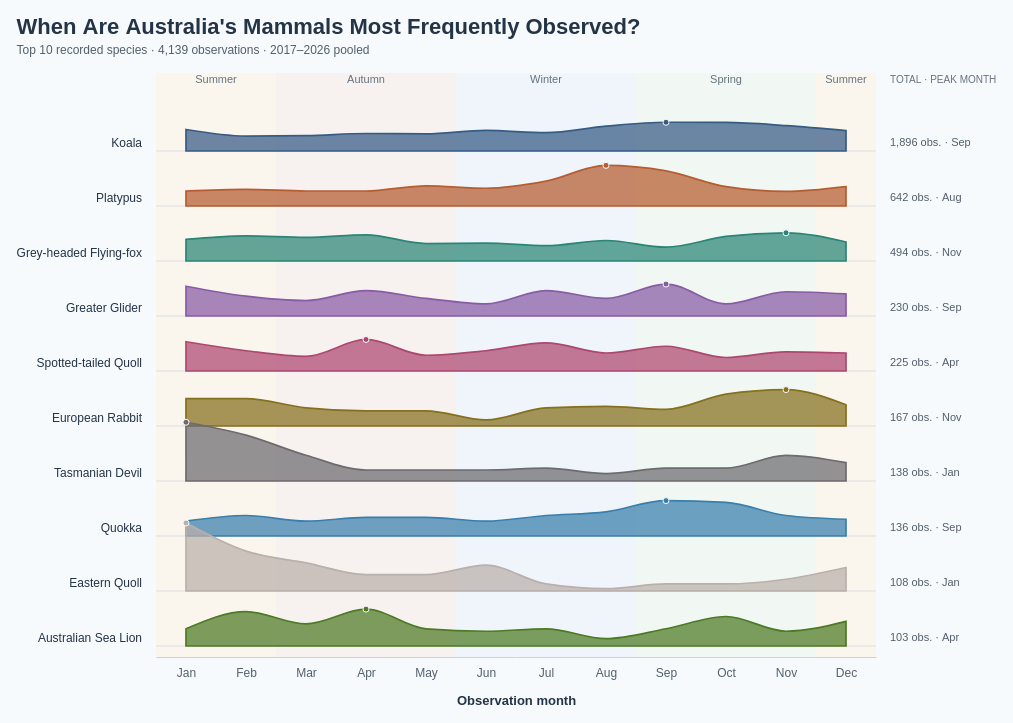

Vega-Lite specification stored for this chart:
### Vega specification from a JSON file in a GitHub repository (floating-point values rounded to 4 significant figures)
{"$schema": "https://vega.github.io/schema/vega/v5.json", "description": "Monthly observation ridgelines for the ten most recorded mammal species in Dataset/observations-794195.csv (top ten selected within the selected observation years). Observation dates from 2017–2026 are pooled, including partial 2026. Subspecies are combined using the first two scientific-name components, matching Lollipop.vg.json. Includes records without coordinates. All 12 months are filled for each species. Heights show monthly counts divided by that species total, on one shared percentage scale. Monotone curves connect monthly values; no kernel density estimation is applied. Rows follow species rank within the selected years. Southern hemisphere meteorological seasons are shown. Hover monthly cells for exact counts and shares; click a cell or species label to toggle highlighting. Counts measure recording activity, not animal abundance or nationwide sampling. Species colours match the ten-species palette in BumpChart.vg.json; counts and rankings use the selected observation years. Uses the 10 most recent available observation years (2017–2026), including partial 2026.", "width": 720, "height": 580, "padding": 16, "background": "#f7fafc", "title": {"text": "When Are Australia's Mammals Most Frequently Observed?", "subtitle": ["Top 10 recorded species · 4,139 observations · 2017–2026 pooled"], "anchor": "start", "font": "Arial", "fontSize": 22, "color": "#243447", "subtitleFont": "Arial", "subtitleFontSize": 12, "subtitleColor": "#52606d", "offset": 16, "subtitlePadding": 6, "subtitleLineHeight": 16}, "signals": [{"name": "hoveredSpecies", "value": null, "on": [{"events": "@monthTargets:mouseover, @speciesLabels:mouseover", "update": "datum.species"}, {"events": "@monthTargets:mouseout, @speciesLabels:mouseout", "update": "null"}]}, {"name": "selectedSpecies", "value": null, "on": [{"events": "@monthTargets:click, @speciesLabels:click", "update": "selectedSpecies == datum.species ? null : datum.species"}]}, {"name": "activeSpecies", "update": "hoveredSpecies != null ? hoveredSpecies : selectedSpecies"}], "data": [{"name": "monthly", "values": [{"species": "Koala", "scientific_name": "Phascolarctos cinereus", "order": 0, "month": 1, "monthName": "January", "count": 161, "total": 1896, "share": 0.08492, "isPeak": false}, {"species": "Koala", "scientific_name": "Phascolarctos cinereus", "order": 0, "month": 2, "monthName": "February", "count": 112, "total": 1896, "share": 0.05907, "isPeak": false}, {"species": "Koala", "scientific_name": "Phascolarctos cinereus", "order": 0, "month": 3, "monthName": "March", "count": 115, "total": 1896, "share": 0.06065, "isPeak": false}, {"species": "Koala", "scientific_name": "Phascolarctos cinereus", "order": 0, "month": 4, "monthName": "April", "count": 131, "total": 1896, "share": 0.06909, "isPeak": false}, {"species": "Koala", "scientific_name": "Phascolarctos cinereus", "order": 0, "month": 5, "monthName": "May", "count": 128, "total": 1896, "share": 0.06751, "isPeak": false}, {"species": "Koala", "scientific_name": "Phascolarctos cinereus", "order": 0, "month": 6, "monthName": "June", "count": 154, "total": 1896, "share": 0.08122, "isPeak": false}, {"species": "Koala", "scientific_name": "Phascolarctos cinereus", "order": 0, "month": 7, "monthName": "July", "count": 137, "total": 1896, "share": 0.07226, "isPeak": false}, {"species": "Koala", "scientific_name": "Phascolarctos cinereus", "order": 0, "month": 8, "monthName": "August", "count": 186, "total": 1896, "share": 0.0981, "isPeak": false}, {"species": "Koala", "scientific_name": "Phascolarctos cinereus", "order": 0, "month": 9, "monthName": "September", "count": 215, "total": 1896, "share": 0.1134, "isPeak": true}, {"species": "Koala", "scientific_name": "Phascolarctos cinereus", "order": 0, "month": 10, "monthName": "October", "count": 214, "total": 1896, "share": 0.1129, "isPeak": false}, {"species": "Koala", "scientific_name": "Phascolarctos cinereus", "order": 0, "month": 11, "monthName": "November", "count": 190, "total": 1896, "share": 0.1002, "isPeak": false}, {"species": "Koala", "scientific_name": "Phascolarctos cinereus", "order": 0, "month": 12, "monthName": "December", "count": 153, "total": 1896, "share": 0.0807, "isPeak": false}, {"species": "Platypus", "scientific_name": "Ornithorhynchus anatinus", "order": 1, "month": 1, "monthName": "January", "count": 38, "total": 642, "share": 0.05919, "isPeak": false}, {"species": "Platypus", "scientific_name": "Ornithorhynchus anatinus", "order": 1, "month": 2, "monthName": "February", "count": 42, "total": 642, "share": 0.06542, "isPeak": false}, {"species": "Platypus", "scientific_name": "Ornithorhynchus anatinus", "order": 1, "month": 3, "monthName": "March", "count": 38, "total": 642, "share": 0.05919, "isPeak": false}, {"species": "Platypus", "scientific_name": "Ornithorhynchus anatinus", "order": 1, "month": 4, "monthName": "April", "count": 38, "total": 642, "share": 0.05919, "isPeak": false}, {"species": "Platypus", "scientific_name": "Ornithorhynchus anatinus", "order": 1, "month": 5, "monthName": "May", "count": 51, "total": 642, "share": 0.07944, "isPeak": false}, {"species": "Platypus", "scientific_name": "Ornithorhynchus anatinus", "order": 1, "month": 6, "monthName": "June", "count": 45, "total": 642, "share": 0.07009, "isPeak": false}, {"species": "Platypus", "scientific_name": "Ornithorhynchus anatinus", "order": 1, "month": 7, "monthName": "July", "count": 63, "total": 642, "share": 0.09813, "isPeak": false}, {"species": "Platypus", "scientific_name": "Ornithorhynchus anatinus", "order": 1, "month": 8, "monthName": "August", "count": 103, "total": 642, "share": 0.1604, "isPeak": true}, {"species": "Platypus", "scientific_name": "Ornithorhynchus anatinus", "order": 1, "month": 9, "monthName": "September", "count": 89, "total": 642, "share": 0.1386, "isPeak": false}, {"species": "Platypus", "scientific_name": "Ornithorhynchus anatinus", "order": 1, "month": 10, "monthName": "October", "count": 49, "total": 642, "share": 0.07632, "isPeak": false}, {"species": "Platypus", "scientific_name": "Ornithorhynchus anatinus", "order": 1, "month": 11, "monthName": "November", "count": 37, "total": 642, "share": 0.05763, "isPeak": false}, {"species": "Platypus", "scientific_name": "Ornithorhynchus anatinus", "order": 1, "month": 12, "monthName": "December", "count": 49, "total": 642, "share": 0.07632, "isPeak": false}, {"species": "Grey-headed Flying-fox", "scientific_name": "Pteropus poliocephalus", "order": 2, "month": 1, "monthName": "January", "count": 42, "total": 494, "share": 0.08502, "isPeak": false}, {"species": "Grey-headed Flying-fox", "scientific_name": "Pteropus poliocephalus", "order": 2, "month": 2, "monthName": "February", "count": 49, "total": 494, "share": 0.09919, "isPeak": false}, {"species": "Grey-headed Flying-fox", "scientific_name": "Pteropus poliocephalus", "order": 2, "month": 3, "monthName": "March", "count": 46, "total": 494, "share": 0.09312, "isPeak": false}, {"species": "Grey-headed Flying-fox", "scientific_name": "Pteropus poliocephalus", "order": 2, "month": 4, "monthName": "April", "count": 51, "total": 494, "share": 0.1032, "isPeak": false}, {"species": "Grey-headed Flying-fox", "scientific_name": "Pteropus poliocephalus", "order": 2, "month": 5, "monthName": "May", "count": 34, "total": 494, "share": 0.06883, "isPeak": false}, {"species": "Grey-headed Flying-fox", "scientific_name": "Pteropus poliocephalus", "order": 2, "month": 6, "monthName": "June", "count": 35, "total": 494, "share": 0.07085, "isPeak": false}, {"species": "Grey-headed Flying-fox", "scientific_name": "Pteropus poliocephalus", "order": 2, "month": 7, "monthName": "July", "count": 30, "total": 494, "share": 0.06073, "isPeak": false}, {"species": "Grey-headed Flying-fox", "scientific_name": "Pteropus poliocephalus", "order": 2, "month": 8, "monthName": "August", "count": 40, "total": 494, "share": 0.08097, "isPeak": false}, {"species": "Grey-headed Flying-fox", "scientific_name": "Pteropus poliocephalus", "order": 2, "month": 9, "monthName": "September", "count": 27, "total": 494, "share": 0.05466, "isPeak": false}, {"species": "Grey-headed Flying-fox", "scientific_name": "Pteropus poliocephalus", "order": 2, "month": 10, "monthName": "October", "count": 48, "total": 494, "share": 0.09717, "isPeak": false}, {"species": "Grey-headed Flying-fox", "scientific_name": "Pteropus poliocephalus", "order": 2, "month": 11, "monthName": "November", "count": 55, "total": 494, "share": 0.1113, "isPeak": true}, {"species": "Grey-headed Flying-fox", "scientific_name": "Pteropus poliocephalus", "order": 2, "month": 12, "monthName": "December", "count": 37, "total": 494, "share": 0.0749, "isPeak": false}, {"species": "Greater Glider", "scientific_name": "Petauroides volans", "order": 3, "month": 1, "monthName": "January", "count": 27, "total": 230, "share": 0.1174, "isPeak": false}, {"species": "Greater Glider", "scientific_name": "Petauroides volans", "order": 3, "month": 2, "monthName": "February", "count": 18, "total": 230, "share": 0.07826, "isPeak": false}, {"species": "Greater Glider", "scientific_name": "Petauroides volans", "order": 3, "month": 3, "monthName": "March", "count": 14, "total": 230, "share": 0.06087, "isPeak": false}, {"species": "Greater Glider", "scientific_name": "Petauroides volans", "order": 3, "month": 4, "monthName": "April", "count": 23, "total": 230, "share": 0.1, "isPeak": false}, {"species": "Greater Glider", "scientific_name": "Petauroides volans", "order": 3, "month": 5, "monthName": "May", "count": 16, "total": 230, "share": 0.06957, "isPeak": false}, {"species": "Greater Glider", "scientific_name": "Petauroides volans", "order": 3, "month": 6, "monthName": "June", "count": 11, "total": 230, "share": 0.04783, "isPeak": false}, {"species": "Greater Glider", "scientific_name": "Petauroides volans", "order": 3, "month": 7, "monthName": "July", "count": 23, "total": 230, "share": 0.1, "isPeak": false}, {"species": "Greater Glider", "scientific_name": "Petauroides volans", "order": 3, "month": 8, "monthName": "August", "count": 16, "total": 230, "share": 0.06957, "isPeak": false}, {"species": "Greater Glider", "scientific_name": "Petauroides volans", "order": 3, "month": 9, "monthName": "September", "count": 29, "total": 230, "share": 0.1261, "isPeak": true}, {"species": "Greater Glider", "scientific_name": "Petauroides volans", "order": 3, "month": 10, "monthName": "October", "count": 11, "total": 230, "share": 0.04783, "isPeak": false}, {"species": "Greater Glider", "scientific_name": "Petauroides volans", "order": 3, "month": 11, "monthName": "November", "count": 22, "total": 230, "share": 0.09565, "isPeak": false}, {"species": "Greater Glider", "scientific_name": "Petauroides volans", "order": 3, "month": 12, "monthName": "December", "count": 20, "total": 230, "share": 0.08696, "isPeak": false}, {"species": "Spotted-tailed Quoll", "scientific_name": "Dasyurus maculatus", "order": 4, "month": 1, "monthName": "January", "count": 26, "total": 225, "share": 0.1156, "isPeak": false}, {"species": "Spotted-tailed Quoll", "scientific_name": "Dasyurus maculatus", "order": 4, "month": 2, "monthName": "February", "count": 18, "total": 225, "share": 0.08, "isPeak": false}, {"species": "Spotted-tailed Quoll", "scientific_name": "Dasyurus maculatus", "order": 4, "month": 3, "monthName": "March", "count": 13, "total": 225, "share": 0.05778, "isPeak": false}, {"species": "Spotted-tailed Quoll", "scientific_name": "Dasyurus maculatus", "order": 4, "month": 4, "monthName": "April", "count": 28, "total": 225, "share": 0.1244, "isPeak": true}, {"species": "Spotted-tailed Quoll", "scientific_name": "Dasyurus maculatus", "order": 4, "month": 5, "monthName": "May", "count": 14, "total": 225, "share": 0.06222, "isPeak": false}, {"species": "Spotted-tailed Quoll", "scientific_name": "Dasyurus maculatus", "order": 4, "month": 6, "monthName": "June", "count": 18, "total": 225, "share": 0.08, "isPeak": false}, {"species": "Spotted-tailed Quoll", "scientific_name": "Dasyurus maculatus", "order": 4, "month": 7, "monthName": "July", "count": 25, "total": 225, "share": 0.1111, "isPeak": false}, {"species": "Spotted-tailed Quoll", "scientific_name": "Dasyurus maculatus", "order": 4, "month": 8, "monthName": "August", "count": 16, "total": 225, "share": 0.07111, "isPeak": false}, {"species": "Spotted-tailed Quoll", "scientific_name": "Dasyurus maculatus", "order": 4, "month": 9, "monthName": "September", "count": 22, "total": 225, "share": 0.09778, "isPeak": false}, {"species": "Spotted-tailed Quoll", "scientific_name": "Dasyurus maculatus", "order": 4, "month": 10, "monthName": "October", "count": 12, "total": 225, "share": 0.05333, "isPeak": false}, {"species": "Spotted-tailed Quoll", "scientific_name": "Dasyurus maculatus", "order": 4, "month": 11, "monthName": "November", "count": 17, "total": 225, "share": 0.07556, "isPeak": false}, {"species": "Spotted-tailed Quoll", "scientific_name": "Dasyurus maculatus", "order": 4, "month": 12, "monthName": "December", "count": 16, "total": 225, "share": 0.07111, "isPeak": false}, {"species": "European Rabbit", "scientific_name": "Oryctolagus cuniculus", "order": 5, "month": 1, "monthName": "January", "count": 18, "total": 167, "share": 0.1078, "isPeak": false}, {"species": "European Rabbit", "scientific_name": "Oryctolagus cuniculus", "order": 5, "month": 2, "monthName": "February", "count": 18, "total": 167, "share": 0.1078, "isPeak": false}, {"species": "European Rabbit", "scientific_name": "Oryctolagus cuniculus", "order": 5, "month": 3, "monthName": "March", "count": 12, "total": 167, "share": 0.07186, "isPeak": false}, {"species": "European Rabbit", "scientific_name": "Oryctolagus cuniculus", "order": 5, "month": 4, "monthName": "April", "count": 10, "total": 167, "share": 0.05988, "isPeak": false}, {"species": "European Rabbit", "scientific_name": "Oryctolagus cuniculus", "order": 5, "month": 5, "monthName": "May", "count": 10, "total": 167, "share": 0.05988, "isPeak": false}, {"species": "European Rabbit", "scientific_name": "Oryctolagus cuniculus", "order": 5, "month": 6, "monthName": "June", "count": 4, "total": 167, "share": 0.02395, "isPeak": false}, {"species": "European Rabbit", "scientific_name": "Oryctolagus cuniculus", "order": 5, "month": 7, "monthName": "July", "count": 12, "total": 167, "share": 0.07186, "isPeak": false}, {"species": "European Rabbit", "scientific_name": "Oryctolagus cuniculus", "order": 5, "month": 8, "monthName": "August", "count": 13, "total": 167, "share": 0.07784, "isPeak": false}, {"species": "European Rabbit", "scientific_name": "Oryctolagus cuniculus", "order": 5, "month": 9, "monthName": "September", "count": 11, "total": 167, "share": 0.06587, "isPeak": false}, {"species": "European Rabbit", "scientific_name": "Oryctolagus cuniculus", "order": 5, "month": 10, "monthName": "October", "count": 21, "total": 167, "share": 0.1257, "isPeak": false}, {"species": "European Rabbit", "scientific_name": "Oryctolagus cuniculus", "order": 5, "month": 11, "monthName": "November", "count": 24, "total": 167, "share": 0.1437, "isPeak": true}, {"species": "European Rabbit", "scientific_name": "Oryctolagus cuniculus", "order": 5, "month": 12, "monthName": "December", "count": 14, "total": 167, "share": 0.08383, "isPeak": false}, {"species": "Tasmanian Devil", "scientific_name": "Sarcophilus harrisii", "order": 6, "month": 1, "monthName": "January", "count": 32, "total": 138, "share": 0.2319, "isPeak": true}, {"species": "Tasmanian Devil", "scientific_name": "Sarcophilus harrisii", "order": 6, "month": 2, "monthName": "February", "count": 25, "total": 138, "share": 0.1812, "isPeak": false}, {"species": "Tasmanian Devil", "scientific_name": "Sarcophilus harrisii", "order": 6, "month": 3, "monthName": "March", "count": 14, "total": 138, "share": 0.1014, "isPeak": false}, {"species": "Tasmanian Devil", "scientific_name": "Sarcophilus harrisii", "order": 6, "month": 4, "monthName": "April", "count": 6, "total": 138, "share": 0.04348, "isPeak": false}, {"species": "Tasmanian Devil", "scientific_name": "Sarcophilus harrisii", "order": 6, "month": 5, "monthName": "May", "count": 6, "total": 138, "share": 0.04348, "isPeak": false}, {"species": "Tasmanian Devil", "scientific_name": "Sarcophilus harrisii", "order": 6, "month": 6, "monthName": "June", "count": 6, "total": 138, "share": 0.04348, "isPeak": false}, {"species": "Tasmanian Devil", "scientific_name": "Sarcophilus harrisii", "order": 6, "month": 7, "monthName": "July", "count": 7, "total": 138, "share": 0.05072, "isPeak": false}, {"species": "Tasmanian Devil", "scientific_name": "Sarcophilus harrisii", "order": 6, "month": 8, "monthName": "August", "count": 4, "total": 138, "share": 0.02899, "isPeak": false}, {"species": "Tasmanian Devil", "scientific_name": "Sarcophilus harrisii", "order": 6, "month": 9, "monthName": "September", "count": 7, "total": 138, "share": 0.05072, "isPeak": false}, {"species": "Tasmanian Devil", "scientific_name": "Sarcophilus harrisii", "order": 6, "month": 10, "monthName": "October", "count": 7, "total": 138, "share": 0.05072, "isPeak": false}, {"species": "Tasmanian Devil", "scientific_name": "Sarcophilus harrisii", "order": 6, "month": 11, "monthName": "November", "count": 14, "total": 138, "share": 0.1014, "isPeak": false}, {"species": "Tasmanian Devil", "scientific_name": "Sarcophilus harrisii", "order": 6, "month": 12, "monthName": "December", "count": 10, "total": 138, "share": 0.07246, "isPeak": false}, {"species": "Quokka", "scientific_name": "Setonix brachyurus", "order": 7, "month": 1, "monthName": "January", "count": 8, "total": 136, "share": 0.05882, "isPeak": false}, {"species": "Quokka", "scientific_name": "Setonix brachyurus", "order": 7, "month": 2, "monthName": "February", "count": 11, "total": 136, "share": 0.08088, "isPeak": false}, {"species": "Quokka", "scientific_name": "Setonix brachyurus", "order": 7, "month": 3, "monthName": "March", "count": 8, "total": 136, "share": 0.05882, "isPeak": false}, {"species": "Quokka", "scientific_name": "Setonix brachyurus", "order": 7, "month": 4, "monthName": "April", "count": 10, "total": 136, "share": 0.07353, "isPeak": false}, {"species": "Quokka", "scientific_name": "Setonix brachyurus", "order": 7, "month": 5, "monthName": "May", "count": 10, "total": 136, "share": 0.07353, "isPeak": false}, {"species": "Quokka", "scientific_name": "Setonix brachyurus", "order": 7, "month": 6, "monthName": "June", "count": 8, "total": 136, "share": 0.05882, "isPeak": false}, {"species": "Quokka", "scientific_name": "Setonix brachyurus", "order": 7, "month": 7, "monthName": "July", "count": 11, "total": 136, "share": 0.08088, "isPeak": false}, {"species": "Quokka", "scientific_name": "Setonix brachyurus", "order": 7, "month": 8, "monthName": "August", "count": 13, "total": 136, "share": 0.09559, "isPeak": false}, {"species": "Quokka", "scientific_name": "Setonix brachyurus", "order": 7, "month": 9, "monthName": "September", "count": 19, "total": 136, "share": 0.1397, "isPeak": true}, {"species": "Quokka", "scientific_name": "Setonix brachyurus", "order": 7, "month": 10, "monthName": "October", "count": 18, "total": 136, "share": 0.1324, "isPeak": false}, {"species": "Quokka", "scientific_name": "Setonix brachyurus", "order": 7, "month": 11, "monthName": "November", "count": 11, "total": 136, "share": 0.08088, "isPeak": false}, {"species": "Quokka", "scientific_name": "Setonix brachyurus", "order": 7, "month": 12, "monthName": "December", "count": 9, "total": 136, "share": 0.06618, "isPeak": false}, {"species": "Eastern Quoll", "scientific_name": "Dasyurus viverrinus", "order": 8, "month": 1, "monthName": "January", "count": 29, "total": 108, "share": 0.2685, "isPeak": true}, {"species": "Eastern Quoll", "scientific_name": "Dasyurus viverrinus", "order": 8, "month": 2, "monthName": "February", "count": 17, "total": 108, "share": 0.1574, "isPeak": false}, {"species": "Eastern Quoll", "scientific_name": "Dasyurus viverrinus", "order": 8, "month": 3, "monthName": "March", "count": 12, "total": 108, "share": 0.1111, "isPeak": false}, {"species": "Eastern Quoll", "scientific_name": "Dasyurus viverrinus", "order": 8, "month": 4, "monthName": "April", "count": 7, "total": 108, "share": 0.06481, "isPeak": false}, {"species": "Eastern Quoll", "scientific_name": "Dasyurus viverrinus", "order": 8, "month": 5, "monthName": "May", "count": 7, "total": 108, "share": 0.06481, "isPeak": false}, {"species": "Eastern Quoll", "scientific_name": "Dasyurus viverrinus", "order": 8, "month": 6, "monthName": "June", "count": 11, "total": 108, "share": 0.1019, "isPeak": false}, {"species": "Eastern Quoll", "scientific_name": "Dasyurus viverrinus", "order": 8, "month": 7, "monthName": "July", "count": 3, "total": 108, "share": 0.02778, "isPeak": false}, {"species": "Eastern Quoll", "scientific_name": "Dasyurus viverrinus", "order": 8, "month": 8, "monthName": "August", "count": 1, "total": 108, "share": 0.009259, "isPeak": false}, {"species": "Eastern Quoll", "scientific_name": "Dasyurus viverrinus", "order": 8, "month": 9, "monthName": "September", "count": 3, "total": 108, "share": 0.02778, "isPeak": false}, {"species": "Eastern Quoll", "scientific_name": "Dasyurus viverrinus", "order": 8, "month": 10, "monthName": "October", "count": 3, "total": 108, "share": 0.02778, "isPeak": false}, {"species": "Eastern Quoll", "scientific_name": "Dasyurus viverrinus", "order": 8, "month": 11, "monthName": "November", "count": 5, "total": 108, "share": 0.0463, "isPeak": false}, {"species": "Eastern Quoll", "scientific_name": "Dasyurus viverrinus", "order": 8, "month": 12, "monthName": "December", "count": 10, "total": 108, "share": 0.09259, "isPeak": false}, {"species": "Australian Sea Lion", "scientific_name": "Neophoca cinerea", "order": 9, "month": 1, "monthName": "January", "count": 7, "total": 103, "share": 0.06796, "isPeak": false}, {"species": "Australian Sea Lion", "scientific_name": "Neophoca cinerea", "order": 9, "month": 2, "monthName": "February", "count": 14, "total": 103, "share": 0.1359, "isPeak": false}, {"species": "Australian Sea Lion", "scientific_name": "Neophoca cinerea", "order": 9, "month": 3, "monthName": "March", "count": 9, "total": 103, "share": 0.08738, "isPeak": false}, {"species": "Australian Sea Lion", "scientific_name": "Neophoca cinerea", "order": 9, "month": 4, "monthName": "April", "count": 15, "total": 103, "share": 0.1456, "isPeak": true}, {"species": "Australian Sea Lion", "scientific_name": "Neophoca cinerea", "order": 9, "month": 5, "monthName": "May", "count": 7, "total": 103, "share": 0.06796, "isPeak": false}, {"species": "Australian Sea Lion", "scientific_name": "Neophoca cinerea", "order": 9, "month": 6, "monthName": "June", "count": 6, "total": 103, "share": 0.05825, "isPeak": false}, {"species": "Australian Sea Lion", "scientific_name": "Neophoca cinerea", "order": 9, "month": 7, "monthName": "July", "count": 7, "total": 103, "share": 0.06796, "isPeak": false}, {"species": "Australian Sea Lion", "scientific_name": "Neophoca cinerea", "order": 9, "month": 8, "monthName": "August", "count": 3, "total": 103, "share": 0.02913, "isPeak": false}, {"species": "Australian Sea Lion", "scientific_name": "Neophoca cinerea", "order": 9, "month": 9, "monthName": "September", "count": 7, "total": 103, "share": 0.06796, "isPeak": false}, {"species": "Australian Sea Lion", "scientific_name": "Neophoca cinerea", "order": 9, "month": 10, "monthName": "October", "count": 12, "total": 103, "share": 0.1165, "isPeak": false}, {"species": "Australian Sea Lion", "scientific_name": "Neophoca cinerea", "order": 9, "month": 11, "monthName": "November", "count": 6, "total": 103, "share": 0.05825, "isPeak": false}, {"species": "Australian Sea Lion", "scientific_name": "Neophoca cinerea", "order": 9, "month": 12, "monthName": "December", "count": 10, "total": 103, "share": 0.09709, "isPeak": false}]}, {"name": "species", "values": [{"species": "Koala", "scientific_name": "Phascolarctos cinereus", "order": 0, "total": 1896, "peakMonths": "Sep"}, {"species": "Platypus", "scientific_name": "Ornithorhynchus anatinus", "order": 1, "total": 642, "peakMonths": "Aug"}, {"species": "Grey-headed Flying-fox", "scientific_name": "Pteropus poliocephalus", "order": 2, "total": 494, "peakMonths": "Nov"}, {"species": "Greater Glider", "scientific_name": "Petauroides volans", "order": 3, "total": 230, "peakMonths": "Sep"}, {"species": "Spotted-tailed Quoll", "scientific_name": "Dasyurus maculatus", "order": 4, "total": 225, "peakMonths": "Apr"}, {"species": "European Rabbit", "scientific_name": "Oryctolagus cuniculus", "order": 5, "total": 167, "peakMonths": "Nov"}, {"species": "Tasmanian Devil", "scientific_name": "Sarcophilus harrisii", "order": 6, "total": 138, "peakMonths": "Jan"}, {"species": "Quokka", "scientific_name": "Setonix brachyurus", "order": 7, "total": 136, "peakMonths": "Sep"}, {"species": "Eastern Quoll", "scientific_name": "Dasyurus viverrinus", "order": 8, "total": 108, "peakMonths": "Jan"}, {"species": "Australian Sea Lion", "scientific_name": "Neophoca cinerea", "order": 9, "total": 103, "peakMonths": "Apr"}]}, {"name": "seasons", "values": [{"start": 0.5, "end": 2.5, "label": "Summer", "fill": "#fff0d9"}, {"start": 2.5, "end": 5.5, "label": "Autumn", "fill": "#f6e7e0"}, {"start": 5.5, "end": 8.5, "label": "Winter", "fill": "#e5edf7"}, {"start": 8.5, "end": 11.5, "label": "Spring", "fill": "#e9f1e5"}, {"start": 11.5, "end": 12.5, "label": "Summer", "fill": "#fff0d9"}]}], "scales": [{"name": "x", "type": "linear", "domain": [0.5, 12.5], "range": "width", "zero": false, "nice": false}, {"name": "amplitude", "type": "linear", "domain": [0, 0.3], "range": [0, 76], "zero": true, "nice": false}, {"name": "color", "type": "ordinal", "domain": ["Koala", "Platypus", "Grey-headed Flying-fox", "Greater Glider", "Spotted-tailed Quoll", "European Rabbit", "Quokka", "Tasmanian Devil", "Eastern Barred Bandicoot", "Numbat", "Australian Sea Lion", "Eastern Quoll"], "range": ["#365B85", "#B65C30", "#2A8576", "#885BA6", "#AD4770", "#86701D", "#397FAD", "#6D6B70", "#C17A24", "#5146A0", "#4D7A24", "#bab0ab"]}], "axes": [{"orient": "bottom", "scale": "x", "values": [1, 2, 3, 4, 5, 6, 7, 8, 9, 10, 11, 12], "labelPadding": 10, "tickSize": 0, "domainColor": "#c9d3df", "labelColor": "#52606d", "title": "Observation month", "titleColor": "#243447", "titlePadding": 16, "encode": {"labels": {"update": {"text": {"signal": "['Jan','Feb','Mar','Apr','May','Jun','Jul','Aug','Sep','Oct','Nov','Dec'][datum.value-1]"}}}}}], "marks": [{"type": "rect", "encode": {"update": {"x": {"scale": "x", "field": "start"}, "x2": {"scale": "x", "field": "end"}, "y": {"value": -4}, "y2": {"signal": "height"}, "fill": {"field": "fill"}, "opacity": {"value": 0.45}}}, "from": {"data": "seasons"}, "interactive": false}, {"type": "text", "encode": {"update": {"x": {"signal": "scale('x', (datum.start + datum.end)/2)"}, "y": {"value": 6}, "text": {"field": "label"}, "align": {"value": "center"}, "fontSize": {"value": 11}, "fill": {"value": "#657381"}}}, "from": {"data": "seasons"}, "interactive": false}, {"type": "rule", "encode": {"update": {"x": {"value": 0}, "x2": {"signal": "width"}, "y": {"signal": "74 + datum.order * 55"}, "stroke": {"value": "#c9d3df"}, "strokeWidth": {"value": 0.7}}}, "from": {"data": "species"}, "interactive": false}, {"type": "group", "from": {"facet": {"name": "ridge", "data": "monthly", "groupby": "species"}}, "marks": [{"type": "area", "encode": {"update": {"x": {"scale": "x", "field": "month"}, "y": {"signal": "74 + datum.order * 55 - scale('amplitude', datum.share)"}, "y2": {"signal": "74 + datum.order * 55"}, "fill": {"scale": "color", "field": "species"}, "fillOpacity": {"value": 0.72}, "stroke": {"scale": "color", "field": "species"}, "strokeWidth": {"value": 1.7}, "opacity": {"signal": "activeSpecies == null || activeSpecies == datum.species ? 1 : 0.18"}, "interpolate": {"value": "monotone"}}}, "from": {"data": "ridge"}, "sort": {"field": "datum.month"}, "interactive": false}]}, {"type": "symbol", "encode": {"update": {"x": {"scale": "x", "field": "month"}, "y": {"signal": "74 + datum.order * 55 - scale('amplitude', datum.share)"}, "size": {"signal": "datum.isPeak ? 36 : 18"}, "fill": {"scale": "color", "field": "species"}, "stroke": {"value": "#f7fafc"}, "strokeWidth": {"value": 1}, "opacity": {"signal": "datum.isPeak || activeSpecies == datum.species ? 1 : 0"}}}, "from": {"data": "monthly"}, "interactive": false}, {"type": "text", "encode": {"update": {"x": {"value": -14}, "y": {"signal": "74 + datum.order * 55 - 8"}, "text": {"field": "species"}, "align": {"value": "right"}, "baseline": {"value": "middle"}, "fontSize": {"value": 12}, "fill": {"value": "#243447"}, "fontWeight": {"signal": "activeSpecies == datum.species ? 'bold' : 'normal'"}, "opacity": {"signal": "activeSpecies == null || activeSpecies == datum.species ? 1 : 0.18"}, "cursor": {"value": "pointer"}, "tooltip": {"signal": "{'Species': datum.species, 'Scientific name': datum.scientific_name, 'Observations (2017–2026)': datum.total, 'Peak month(s)': datum.peakMonths}"}}}, "from": {"data": "species"}, "name": "speciesLabels"}, {"type": "text", "encode": {"update": {"x": {"signal": "width + 14"}, "y": {"signal": "74 + datum.order * 55 - 8"}, "text": {"signal": "format(datum.total, ',') + ' obs. · ' + datum.peakMonths"}, "baseline": {"value": "middle"}, "fontSize": {"value": 11}, "fill": {"value": "#52606d"}, "opacity": {"signal": "activeSpecies == null || activeSpecies == datum.species ? 1 : 0.18"}}}, "from": {"data": "species"}, "interactive": false}, {"type": "rect", "encode": {"update": {"x": {"signal": "scale('x', datum.month - 0.5)"}, "x2": {"signal": "scale('x', datum.month + 0.5)"}, "y": {"signal": "20 + datum.order * 55"}, "y2": {"signal": "74 + datum.order * 55"}, "fill": {"value": "transparent"}, "cursor": {"value": "pointer"}, "tooltip": {"signal": "{'Species': datum.species, 'Scientific name': datum.scientific_name, 'Month': datum.monthName, 'Observations': datum.count, 'Share of species observations': format(datum.share, '.1%'), 'Species total (2017–2026)': datum.total}"}}}, "from": {"data": "monthly"}, "name": "monthTargets"}, {"type": "text", "encode": {"update": {"x": {"signal": "width + 14"}, "y": {"value": 6}, "text": {"value": "TOTAL · PEAK MONTH"}, "fontSize": {"value": 10}, "fill": {"value": "#657381"}}}, "interactive": false}], "config": {"text": {"font": "Arial"}, "axis": {"labelFont": "Arial", "titleFont": "Arial", "labelFontSize": 12, "titleFontSize": 13}}, "usermeta": {"observationWindow": {"source": "Dataset/observations-794195.csv", "dateField": "observed_on", "years": [2017, 2018, 2019, 2020, 2021, 2022, 2023, 2024, 2025, 2026], "yearCount": 10, "includesPartialLatestYear": true}}}
